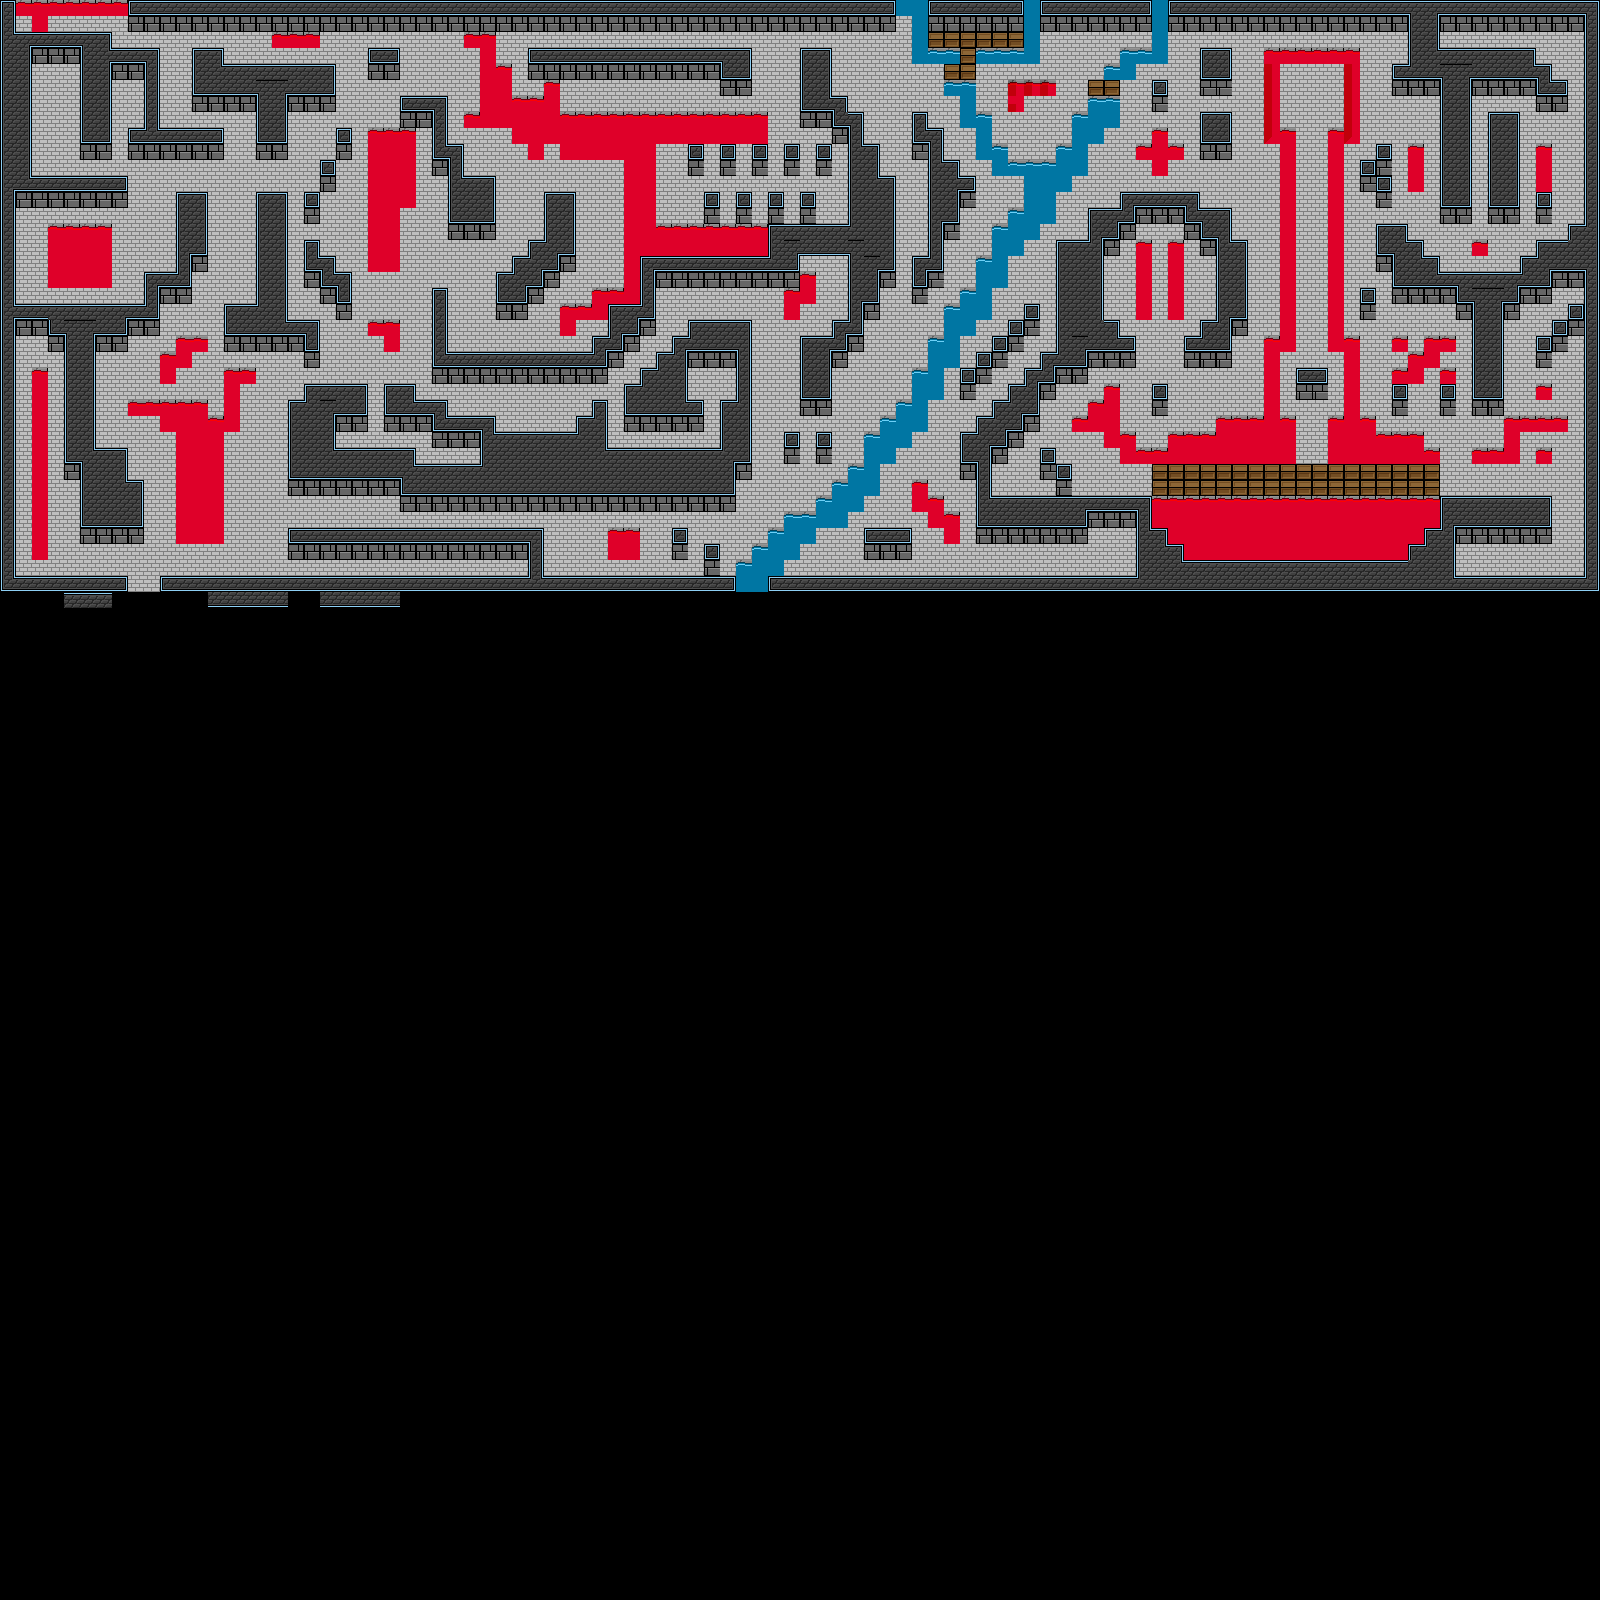

Below is a game level as drawn by its tile map, then a one-line description and the .tmx that defines it (tile-layer data replaced by summaries):
An orthogonal 100x100 tile map with 16x16 px tiles, 1 tile layer (Tile Layer 1).

<map version="1.0" orientation="orthogonal" renderorder="right-down" width="100" height="100" tilewidth="16" tileheight="16" nextobjectid="1">
 <tileset firstgid="1" name="dungeon" tilewidth="16" tileheight="16">
  <image source="dungeon.png" width="256" height="256" />
 </tileset>
 <layer name="Tile Layer 1" width="100" height="100">
  <data>[10000 cells, 3713 non-empty, 50 distinct tile ids]</data>
 </layer>
</map>